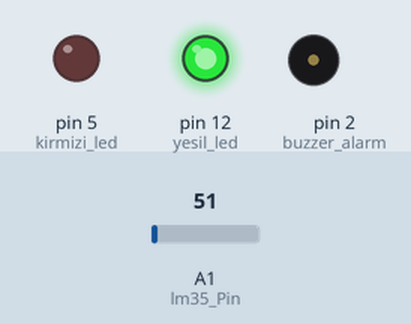
The sketch below on a simulated Arduino Uno, built with avr-gcc and run on an emulated ATmega328P. Parts: output pins drawn as LEDs (lit = HIGH), buzzer (waves = sounding). The test bench sets the inputs (shaded band); at power-on: A1 (lm35_Pin) = 51.

Above: at 1.2 s.
1.3 s: A1 (lm35_Pin) set to 93
2.8 s: A1 (lm35_Pin) set to 107
At 4.0 s:
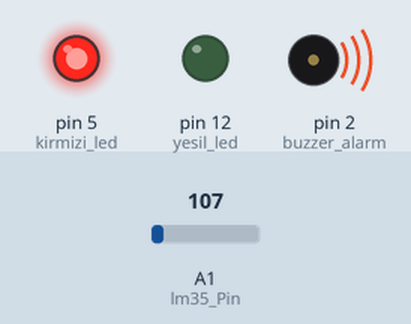
4.3 s: A1 (lm35_Pin) set to 86
At 5.4 s:
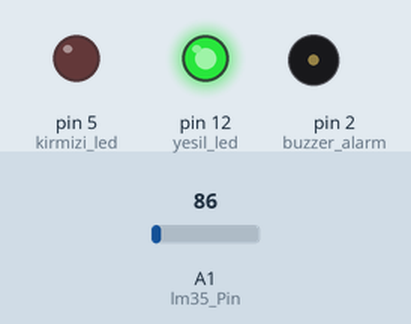
5.8 s: A1 (lm35_Pin) set to 112
At 6.5 s:
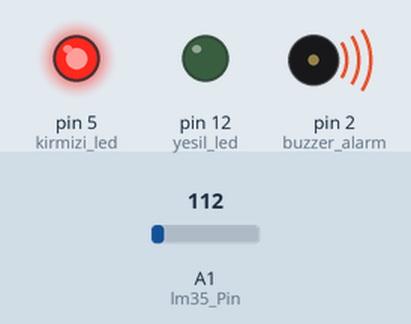
Timing chart, 0 to 8.3 s (numbered marks = the images above; inputs shaded):
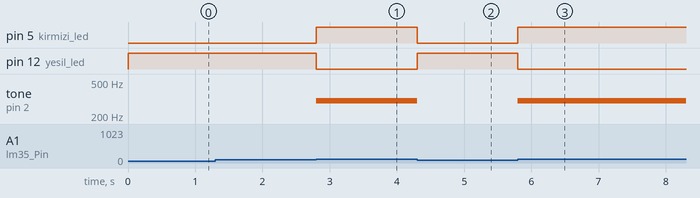

The sketch:

Lm35-ile-Yangin-Alarmi.ino
```cpp
//pin tanimlamalari

int lm35_Pin=A1;
int yesil_led = 12;
int kirmizi_led=5;
int buzzer_alarm=2;


void setup()
{
 // giris cikis ayrimi

  pinMode(lm35_Pin,INPUT);
  pinMode(yesil_led,OUTPUT);
  pinMode(kirmizi_led,OUTPUT);
  pinMode(buzzer_alarm,OUTPUT);
  // ilk durumda normal olarak yesil ledimizi yakiyoruz.

  digitalWrite(yesil_led,HIGH);

}

void loop()
{

// LM35 sensorunden bilgi okuma yapilir.
float lm35_okunan_deger = analogRead(lm35_Pin);
//okunan analog bilgi gerilim degerine donusturulur.
float analog_sicaklik = (lm35_okunan_deger / 1023)*5000;
//gerilim sicakliga donusturulur.
float dijital_sicaklik= analog_sicaklik/10.0;
  if(dijital_sicaklik>50)
  {
    //sicaklik fazla ise buzzer ve kirmizi led calisir.
    //yesil ledi sondurmemiz gerekiyor.
    tone(buzzer_alarm,300);
    digitalWrite(kirmizi_led,HIGH);
    digitalWrite(yesil_led,LOW);
  }
  else
  {
    //durum normal ise buzzer ve kirmizi led pasif durumda kalir.Yesil led yanmaya devam eder aksi olmadikca

    noTone(buzzer_alarm);
    digitalWrite(yesil_led,HIGH);
    digitalWrite(kirmizi_led,LOW);
  }
}
```

Measured:
- the behaviour switches between 102 and 103 on A1 (lm35_Pin) (found by bisection; images 0 and 1)
- after the input at 1.3 s, every drawn part: stays the same
- after the input at 2.8 s, pin 5 (kirmizi_led): LOW → HIGH at once; pin 12 (yesil_led): HIGH → LOW at once; tone on pin 2 (buzzer_alarm): silent → 300 Hz at once
- after the input at 4.3 s, pin 5 (kirmizi_led): HIGH → LOW at once; pin 12 (yesil_led): LOW → HIGH at once; tone on pin 2 (buzzer_alarm): 300 Hz → silent at once
- after the input at 5.8 s, pin 5 (kirmizi_led): LOW → HIGH at once; pin 12 (yesil_led): HIGH → LOW at once; tone on pin 2 (buzzer_alarm): silent → 300 Hz at once
